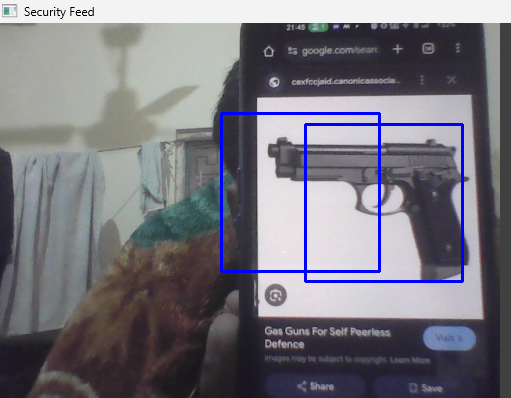
#> input picture Model_check.png, 511 x 398 px, given in place of the camera
$ python app.py
#> lines starting #> are read from the running program, lines starting #| are printed output that depends on the picture; after the words box and inside, x2 and y2 are one past the last pixel; in counts of white or black regions, pixels touching at a corner belong together
import numpy as np
import cv2
import imutils
import datetime

# Load the pre-trained cascade classifier
gun_cascade = cv2.CascadeClassifier('cascade.xml')

# Check if the cascade file is loaded properly
if gun_cascade.empty():
    print("Error loading cascade file")
    exit()

# Initialize camera (0 is the default camera)
camera = cv2.VideoCapture(0)

# Initialize variables
firstFrame = None
gun_exist = False

while True:
    ret, frame = camera.read()
#> frame is the input picture: shape (398, 511, 3); mean B, G, R 126, 117.7, 119.3

    if not ret:
        print("Failed to grab frame")
        break

    # Resize the frame to improve performance
    frame = imutils.resize(frame, width=500)
#> frame: shape (389, 500, 3)

    # Convert the frame to grayscale for detection
    gray = cv2.cvtColor(frame, cv2.COLOR_BGR2GRAY)
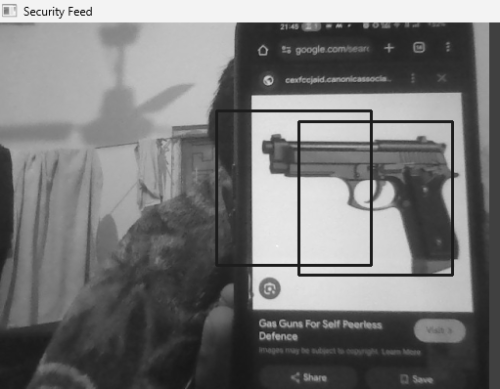
#> gray: shape (389, 500); min 13, max 246, mean 119.1

    # Detect guns in the frame
    guns = gun_cascade.detectMultiScale(gray, 1.3, 5, minSize=(100, 100))
#> guns = [[213, 7, 114, 114], [293, 113, 179, 179]]

    # If guns are detected, set gun_exist to True
    if len(guns) > 0:
        gun_exist = True

    # Draw rectangles around detected guns
    for (x, y, w, h) in guns:
        frame = cv2.rectangle(frame, (x, y), (x + w, y + h), (255, 0, 0), 2)
#> this loop made 2 passes
#> pass 1, `frame = cv2.rectangle(frame, (x, y), (x + w, y + h), (255, 0, 0), 2)`:
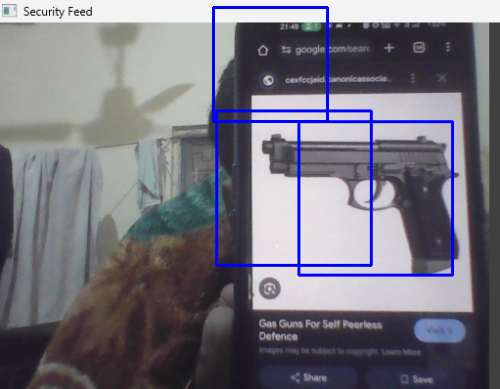
#> frame: shape (389, 500, 3); mean B, G, R 126.5, 116.6, 118.2
#> pass 2, `frame = cv2.rectangle(frame, (x, y), (x + w, y + h), (255, 0, 0), 2)`:
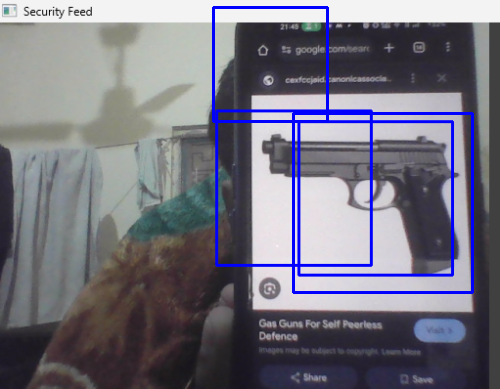
#> frame: shape (389, 500, 3); 1.09% of pixels changed, all inside (x1, y1, x2, y2) = (292, 112, 474, 294)

    # Display the current frame
    cv2.imshow("Security Feed", frame)

    # Wait for the 'q' key to exit the loop
    key = cv2.waitKey(1) & 0xFF
#> (key q is pressed here)
    if key == ord('q'):
        break

# After the loop finishes, print the detection result
if gun_exist:
    print("Guns Detected!")
else:
    print("No Guns were detected")

# Release the camera and close any open windows
camera.release()
cv2.destroyAllWindows()
